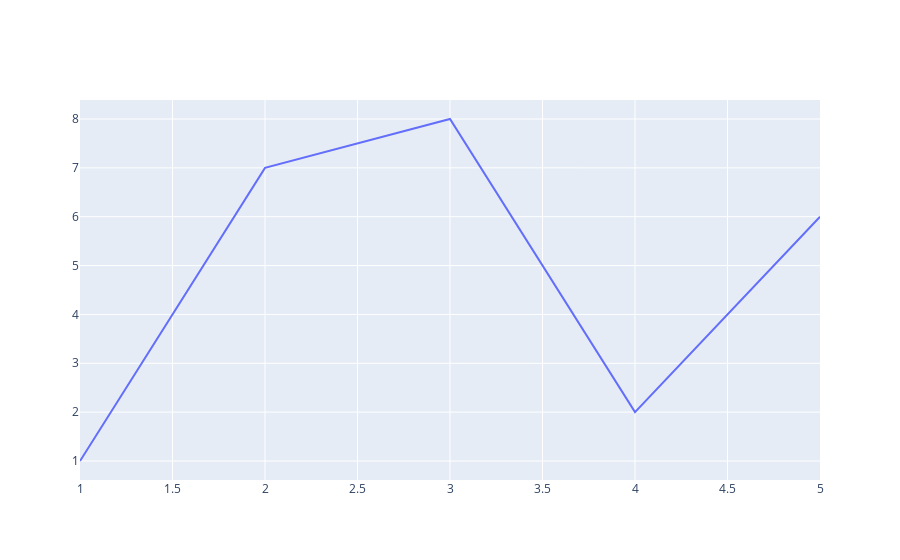

Notebook source saved alongside this figure:
### Markdown cell above
### Line chart

### Code cell
fig = go.Figure() 
fig.add_trace(go.Scatter
              (x = [1,2,3,4,5], 
               y= [1,7,8,2,6], 
               mode= 'lines'
               ))

### Figure 1 — Plotly figure (JSON) as saved in the notebook; plotly's stock layout.template omitted (floating-point values rounded to 4 significant figures)
{"data": [{"mode": "lines", "type": "scatter", "x": [1, 2, 3, 4, 5], "y": [1, 7, 8, 2, 6]}], "layout": {}}
